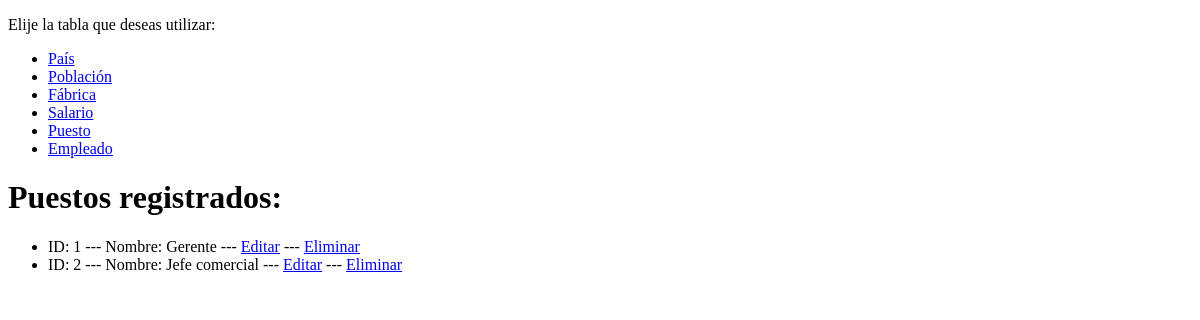
Before: /gestion/listar_puestos/ with the older database file.
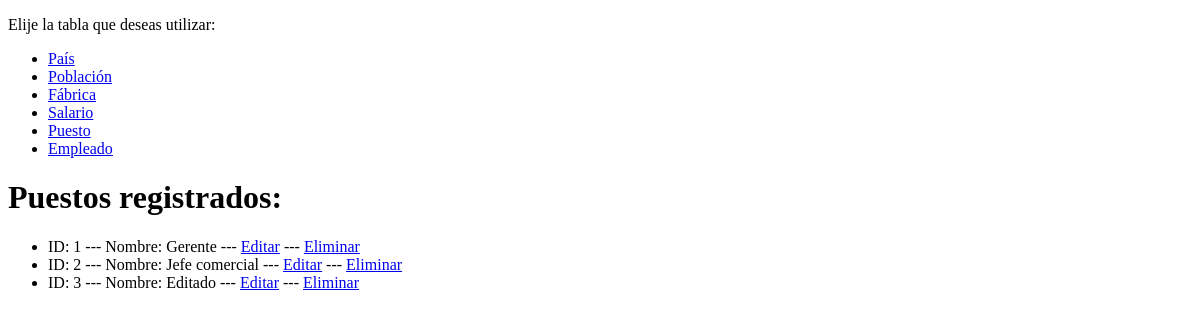
After: the same page with the newer database file.
### gestion/models.py (models this page shows)
class Puesto(models.Model):
    descripcion = models.CharField(max_length=200)
    nombre_puesto = models.CharField(max_length=50)
    salario = models.ForeignKey(Salario, on_delete=models.PROTECT)

### gestion/views.py (the view)
# urls.py: path('listar_puestos/', views.listar_puestos, name="listar_puestos"),
def listar_puestos(request):
    puestos = Puesto.objects.all()
    return render(request, 'lista_puestos.html', {
        'puestos': puestos
    })

### templates/lista_puestos.html (shortened to what this page needs)
{% extends "layouts/app.html" %}
{% load static %}
{% block lista %}
<h1>Puestos registrados:</h1>
<ul>
    {% for puesto in puestos %}
    <li>ID: {{ puesto.id }} --- Nombre: {{ puesto.nombre_puesto }} --- <a href="{% url "formulario_editar_puesto" puesto.id %}">Editar</a> --- <a href="{% url "eliminar_puesto" puesto.id %}">Eliminar</a></li>
    {% endfor %}
</ul>
{% endblock lista %}

### templates/layouts/app.html (shortened to what this page needs)
{% load static %}
<!DOCTYPE html>
<html lang="en">
<head>
</head>
<body>
  <header>
    <div class="header__menu">
      {% include "layouts/partials/texto_menu.html" %}
      {% include "layouts/partials/menu.html" %}
    </div>
  </header>
  <main>
        {% block lista %}{% endblock lista %}
  </main>
</body>
</html>

### templates/layouts/partials/texto_menu.html
<p>Elije la tabla que deseas utilizar:</p>

### templates/layouts/partials/menu.html
<nav>
  <ul>
    <li>
      <a href="{% url "registrar_pais" %}">País</a>
    </li>
    <li>
      <a href="{% url "registrar_poblacion" %}">Población</a>
    </li>
    <li>
      <a href="{% url "registrar_fabrica" %}">Fábrica</a>
    </li>
    <li>
      <a href="{% url "registrar_salario" %}">Salario</a>
    </li>
    <li>
      <a href="{% url "tabla_puesto" %}">Puesto</a>
    </li>
    <li>
      <a href="{% url "tabla_empleado" %}">Empleado</a>
    </li>
  </ul>
</nav>

Changed rows visible on the page:
added Puesto: id "3", nombre_puesto "Editado"
